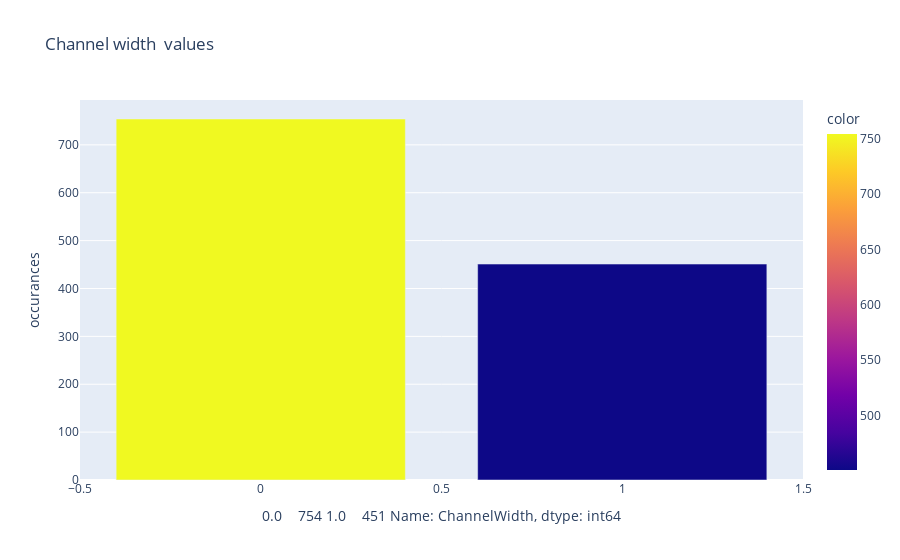

The cell this chart's notebook holds for it:
### Markdown cell above
## ChannelWidth
> question : does channel width helpful in prediction of the channel?

### Code cell
ChannelWidth_data = total_scan.ChannelWidth.value_counts()
plot_all_values(ChannelWidth_data, "Channel width ")

### Figure 1 — Plotly figure (JSON) as saved in the notebook; plotly's stock layout.template omitted (floating-point values rounded to 4 significant figures)
{"data": [{"alignmentgroup": "True", "hovertemplate": "actual value: %{x}<br>no of occurances: %{y}", "legendgroup": "", "marker": {"color": [754, 451], "coloraxis": "coloraxis", "pattern": {"shape": ""}}, "name": "", "offsetgroup": "", "orientation": "v", "showlegend": false, "textposition": "auto", "type": "bar", "x": [0, 1], "xaxis": "x", "y": [754, 451], "yaxis": "y"}], "layout": {"barmode": "relative", "coloraxis": {"colorbar": {"title": {"text": "color"}}, "colorscale": [[0, "#0d0887"], [0.1111, "#46039f"], [0.2222, "#7201a8"], [0.3333, "#9c179e"], [0.4444, "#bd3786"], [0.5556, "#d8576b"], [0.6667, "#ed7953"], [0.7778, "#fb9f3a"], [0.8889, "#fdca26"], [1, "#f0f921"]]}, "legend": {"tracegroupgap": 0}, "title": {"text": "Channel width  values"}, "xaxis": {"anchor": "y", "domain": [0, 1], "title": {"text": "0.0    754\n1.0    451\nName: ChannelWidth, dtype: int64"}}, "yaxis": {"anchor": "x", "domain": [0, 1], "title": {"text": "occurances"}}}}
